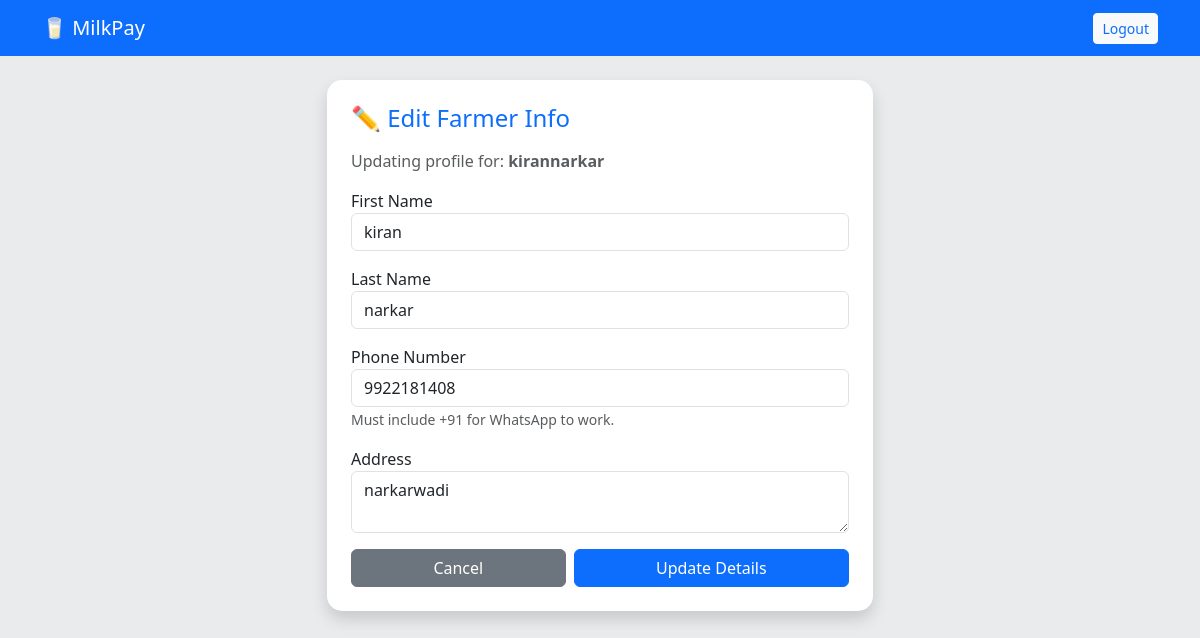
/edit-farmer/2/ (signed in), run on the app's committed database.
### core/models.py (models this page shows)
class User(AbstractUser):
    is_farmer = models.BooleanField(default=False)
    is_admin = models.BooleanField(default=False)
    phone = models.CharField(max_length=11, blank=True)
    address = models.TextField(blank=True)

### core/views.py (the view)
# urls.py: path('edit-farmer/<int:user_id>/', views.edit_farmer, name='edit_farmer'),
@login_required
def edit_farmer(request, user_id):
    if not request.user.is_superuser:
        return redirect('dashboard')
    farmer = get_object_or_404(User, id=user_id)
    if request.method == 'POST':
        form = FarmerUpdateForm(request.POST, instance=farmer)
        if form.is_valid():
            form.save()
            return redirect('admin_dashboard')
    else:
        form = FarmerUpdateForm(instance=farmer)
    return render(request, 'core/edit_farmer.html', {'form': form, 'farmer': farmer})

### core/forms.py
class FarmerUpdateForm(forms.ModelForm):
    phone = forms.CharField(required=True, initial='+91')
    address = forms.CharField(widget=forms.Textarea(attrs={'rows': 2}), required=False)
    class Meta:
        model = User
        fields = ['first_name', 'last_name', 'phone', 'address']

### core/templates/core/edit_farmer.html (shortened to what this page needs)
{% extends 'core/base.html' %}
{% block content %}
<div class="row justify-content-center">
    <div class="col-md-6">
        <div class="card p-4 shadow">
            <h4 class="mb-3 text-primary">✏️ Edit Farmer Info</h4>
            <p class="text-muted">Updating profile for: <strong>{{ farmer.username }}</strong></p>
            <form method="post">
                <div class="mb-3">
                    <label>First Name</label>
                    {{ form.first_name }}
                </div>
                <div class="mb-3">
                    <label>Last Name</label>
                    {{ form.last_name }}
                </div>
                <div class="mb-3">
                    <label>Phone Number</label>
                    {{ form.phone }}
                    <small class="text-muted">Must include +91 for WhatsApp to work.</small>
                </div>
                <div class="mb-3">
                    <label>Address</label>
                    {{ form.address }}
                </div>
                <div class="d-flex gap-2">
                    <a href="{% url 'admin_dashboard' %}" class="btn btn-secondary flex-grow-1">Cancel</a>
                    <button type="submit" class="btn btn-primary flex-grow-1">Update Details</button>
                </div>
            </form>
        </div>
    </div>
</div>
{% endblock %}

### core/templates/core/base.html (style rules this page uses)
body { background-color: #eaebec; }
.card { border-radius: 15px; border: none; box-shadow: 0 4px 6px rgba(0,0,0,0.1); }

### data on the page
User: username "kirannarkar", first_name "kiran", last_name "narkar", phone "9922181408", address "narkarwadi"
